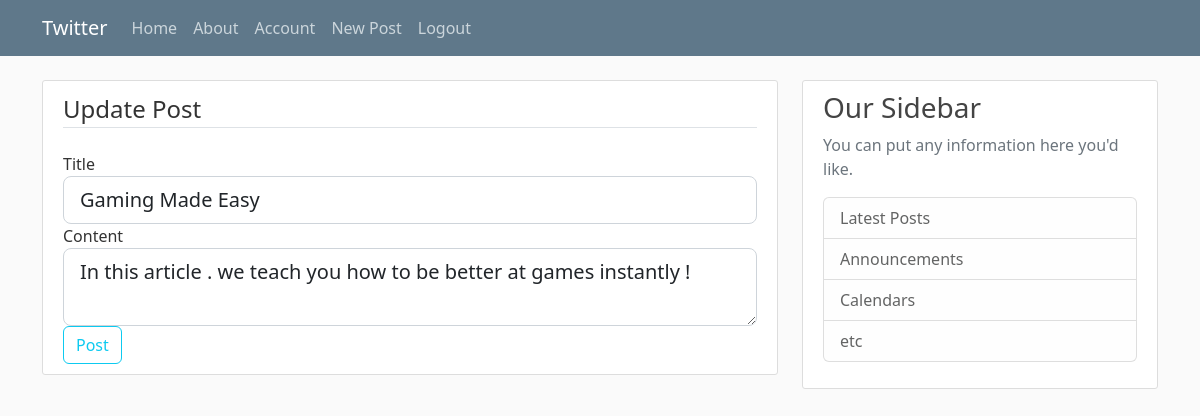
/post/2/update (signed in), run on the app's committed database.
### first/models.py (models this page shows, shortened)
class Post(db.Model):
    id = db.Column(db.Integer, primary_key=True)
    title = db.Column(db.String(100), nullable=False)
    date_posted = db.Column(db.DateTime, nullable=False, default= datetime.utcnow)
    content = db.Column(db.Text, nullable=False)
    user_id = db.Column(db.Integer, db.ForeignKey('user.id'), nullable=False)

### first/routes.py (the view)
@app.route("/post/<int:post_id>/update")
def update_post(post_id):
    post = Post.query.get_or_404(post_id)
    if post.author!= current_user:
        abort(403)
    form = PostForm()
    if form.validate_on_submit():
        post.title = form.title.data
        post.content = form.content.data
        db.session.commit()
        flash('Your post has been updated !' ,'success')
        return redirect(url_for('post',post_id=post.id))
    elif request.method=='GET':
        form.title.data= post.title
        form.content.data = post.content
    return render_template('create_post.html',title = "Update Post ",form=form,legend = "Update Post")

### first/forms.py
class PostForm(FlaskForm):
    title = StringField('Title',validators=[DataRequired()])
    content = TextAreaField('Content',validators=[DataRequired()])
    submit = SubmitField('Post')

### first/models.py (called while the page is built)
@login_manager.user_loader
def user_loader(user_id):
    return User.query.get(int(user_id))

### first/templates/create_post.html (shortened to what this page needs)
{%  extends "layout.html" %}
    {% block content %}
    <div class="content-section">
        <form method="POST" action="">
            <fieldset class="form-group">
                <legend class="border-bottom mb-4">{{legend }}</legend>
                <div class="form-group">
                    {{ form.title.label(class="form-control-label") }}
                    {% if form.title.errors %}
                        {{ form.title(class="form-control form-control-lg is-invalid") }}
                        <div class="invalid-feedback">
                            {% for error in form.title.errors %}
                                <span>{{ error }}</span>
                            {% endfor %}
                        </div>
                    {% else %}
                        {{ form.title(class="form-control form-control-lg") }}
                    {% endif %}
                </div>
                <div class="form-group">
                    {{ form.content.label(class="form-control-label") }}
                    {% if form.content.errors %}
                        {{ form.content(class="form-control form-control-lg is-invalid") }}
                        <div class="invalid-feedback">
                            {% for error in form.content.errors %}
                                <span>{{ error }}</span>
                            {% endfor %}
                        </div>
                    {% else %}
                        {{ form.content(class="form-control form-control-lg") }}
                    {% endif %}
                </div>
            </fieldset>
            <div class="form-group">
                {{ form.submit(class="btn btn-outline-info") }}
            </div>
        </form>
    </div>
{% endblock content %}

### first/static/style.css (style rules this page uses)
body { background: #fafafa; color: #333333; margin-top: 5rem; }
.content-section { background: #ffffff; padding: 10px 20px; border: 1px solid #dddddd; border-radius: 3px; margin-bottom: 20px; }

### data on the page
Post: title "Gaming Made Easy", content "In this article . we teach you how to be better at games instantly !"

### other printed values
{{ legend }} "Update Post"
